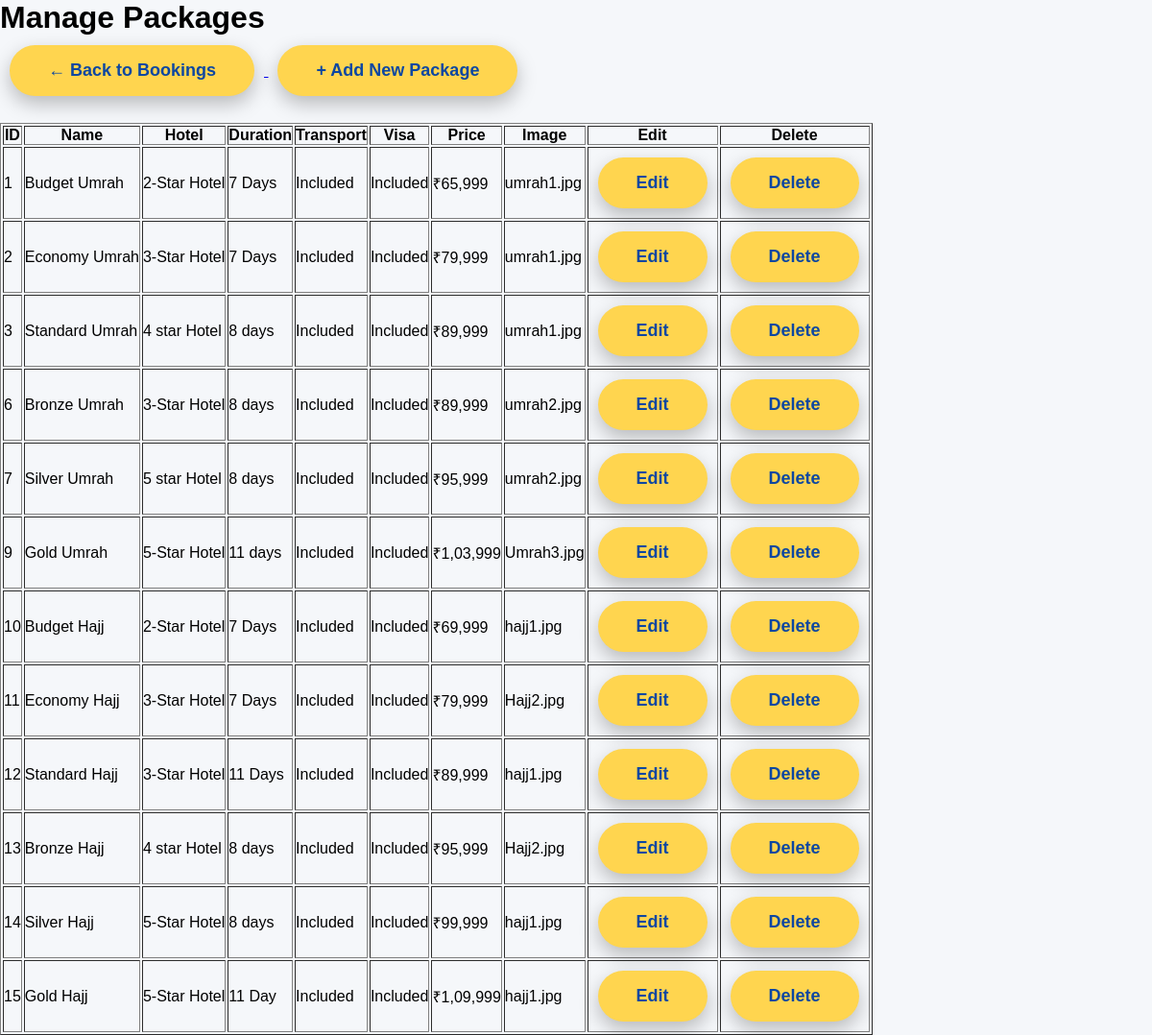
Screenshot of /admin/packages (signed in) with the database file from the repository.
### tables this page shows
CREATE TABLE packages (

    id INTEGER PRIMARY KEY AUTOINCREMENT,

    name TEXT,

    hotel TEXT,

    duration TEXT,

    transport TEXT,

    visa TEXT,

    price TEXT,

    image TEXT
, category TEXT DEFAULT 'Umrah');

### app.py (the view)
@app.route("/admin/packages")
def admin_packages():
    if "admin" not in session:
        return redirect("/login")
    packages = get_packages()
    return render_template(
        "admin/admin_packages.html",
        packages=packages
    )

### database.py (called while the page is built)
def get_connection():
    return sqlite3.connect("bookings.db")

### helpers.py (called while the page is built)
def get_packages(category=None):
    connection = get_connection()
    cursor = connection.cursor()
    if category :
        cursor.execute(
            "SELECT * FROM packages WHERE category = ? " ,
            (category,)
        )
    else :
        cursor.execute("SELECT * FROM packages")
    packages = cursor.fetchall()
    connection.close()
    return packages

### templates/admin/admin_packages.html (shortened to what this page needs)
<!DOCTYPE html>
<html>
<head>
    <link
        rel="stylesheet"
        href="{{ url_for('static', filename='css/style.css') }}">
</head>
<body>
<h1>Manage Packages</h1>
<a href="/admin">
    <button>← Back to Bookings</button>
</a>
<a href="/add_package">
    <button>+ Add New Package</button>
</a>
<br><br>
<table border="1">
<tr>
    <th>ID</th>
    <th>Name</th>
    <th>Hotel</th>
    <th>Duration</th>
    <th>Transport</th>
    <th>Visa</th>
    <th>Price</th>
    <th>Image</th>
    <th>Edit</th>
    <th>Delete</th>
</tr>
{% for package in packages %}
<tr>
    <td>{{ package[0] }}</td>
    <td>{{ package[1] }}</td>
    <td>{{ package[2] }}</td>
    <td>{{ package[3] }}</td>
    <td>{{ package[4] }}</td>
    <td>{{ package[5] }}</td>
    <td>{{ package[6] }}</td>
    <td>{{ package[7] }}</td>
    <td>
        <a href="/edit_package/{{ package[0] }}">
            <button>Edit</button>
        </a>
    </td>
    <td>
        <a href="/confirm_delete_package/{{ package[0] }}">
            <button>Delete</button>
        </a>
    </td>
</tr>
{% endfor %}
</table>
</body>
</html>

### static/css/style.css (style rules this page uses)
* { margin:0; padding:0; box-sizing:border-box; }
html { scroll-behavior:smooth; }
body { font-family:Arial,sans-serif; background:#f5f7fa; }
button { padding:16px 40px; margin:10px; border:none; border-radius:50px; background:#FFD54F; color:#0D47A1; font-size:18px; font-weight:bold; cursor:pointer; transition:.3s; box-shadow:0 8px 20px rgba(0,0,0,.25); }

### rows the page displays
packages: id "1", name "Budget Umrah", hotel "2-Star Hotel", duration "7 Days", transport "Included", visa "Included", price "₹65,999", image "umrah1.jpg"
packages: id "2", name "Economy Umrah", hotel "3-Star Hotel", duration "7 Days", transport "Included", visa "Included", price "₹79,999", image "umrah1.jpg"
packages: id "3", name "Standard Umrah", hotel "4 star Hotel", duration "8 days", transport "Included", visa "Included", price "₹89,999", image "umrah1.jpg"
packages: id "6", name "Bronze Umrah", hotel "3-Star Hotel", duration "8 days", transport "Included", visa "Included", price "₹89,999", image "umrah2.jpg"
packages: id "7", name "Silver Umrah", hotel "5 star Hotel", duration "8 days", transport "Included", visa "Included", price "₹95,999", image "umrah2.jpg"
packages: id "9", name "Gold Umrah", hotel "5-Star Hotel", duration "11 days", transport "Included", visa "Included", price "₹1,03,999", image "Umrah3.jpg"
packages: id "10", name "Budget Hajj", hotel "2-Star Hotel", duration "7 Days", transport "Included", visa "Included", price "₹69,999", image "hajj1.jpg"
packages: id "11", name "Economy Hajj", hotel "3-Star Hotel", duration "7 Days", transport "Included", visa "Included", price "₹79,999", image "Hajj2.jpg"
packages: id "12", name "Standard Hajj", hotel "3-Star Hotel", duration "11 Days", transport "Included", visa "Included", price "₹89,999", image "hajj1.jpg"
packages: id "13", name "Bronze Hajj", hotel "4 star Hotel", duration "8 days", transport "Included", visa "Included", price "₹95,999", image "Hajj2.jpg"
packages: id "14", name "Silver Hajj", hotel "5-Star Hotel", duration "8 days", transport "Included", visa "Included", price "₹99,999", image "hajj1.jpg"
packages: id "15", name "Gold Hajj", hotel "5-Star Hotel", duration "11 Day", transport "Included", visa "Included", price "₹1,09,999", image "hajj1.jpg"
